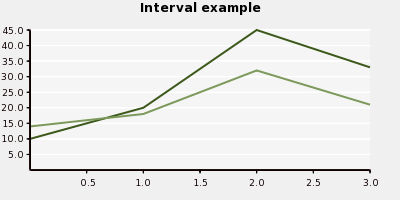

Recreate this plot in Python.
# Copyright(c) 2007-2009 by Lorenzo Gil Sanchez <lorenzo.gil.sanchez@gmail.com>
#
# This file is part of PyCha.
#
# PyCha is free software: you can redistribute it and/or modify
# it under the terms of the GNU Lesser General Public License as published by
# the Free Software Foundation, either version 3 of the License, or
# (at your option) any later version.
#
# PyCha is distributed in the hope that it will be useful,
# but WITHOUT ANY WARRANTY; without even the implied warranty of
# MERCHANTABILITY or FITNESS FOR A PARTICULAR PURPOSE.  See the
# GNU Lesser General Public License for more details.
#
# You should have received a copy of the GNU Lesser General Public License
# along with PyCha.  If not, see <http://www.gnu.org/licenses/>.

import cairo

import pycha.line


def intervalExample():
    surface = cairo.ImageSurface(cairo.FORMAT_ARGB32, 800, 400)

    dataSet = (
        ('dataset 1', [(0, 10), (1, 20), (2, 45), (3, 33)]),
        ('dataset 2', [(0, 14), (1, 18), (2, 32), (3, 21)]),
        )

    options = {
        'axis': {
            'x': {
                'interval': 0.5,
                },
            'y': {
                'interval': 5,
                },
            },
        'legend': {
            'hide': True,
            },
        'title': 'Interval example',
        'background': {
            'baseColor': '#f0f0f0',
            },
        'shouldFill': False,
    }
    chart = pycha.line.LineChart(surface, options)

    chart.addDataset(dataSet)
    chart.render()

    surface.write_to_png("interval.png")


if __name__ == '__main__':
    intervalExample()
